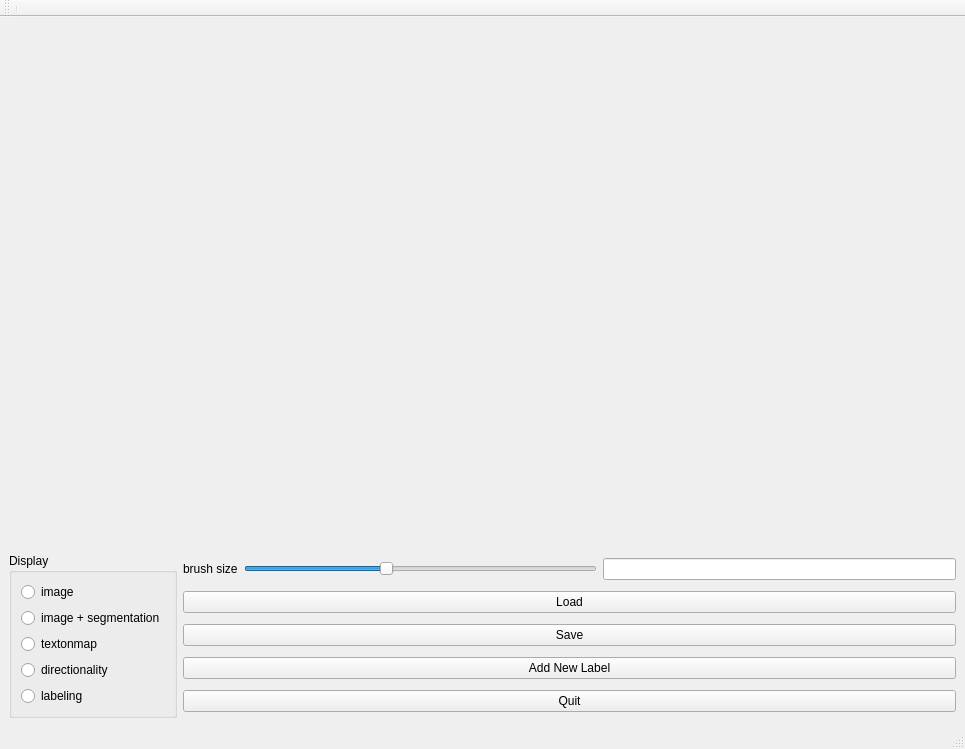
<?xml version="1.0" encoding="UTF-8"?>
<ui version="4.0">
 <class>BrainLabelingGui</class>
 <widget class="QMainWindow" name="BrainLabelingGui">
  <property name="geometry">
   <rect>
    <x>0</x>
    <y>0</y>
    <width>965</width>
    <height>749</height>
   </rect>
  </property>
  <property name="sizePolicy">
   <sizepolicy hsizetype="Expanding" vsizetype="Expanding">
    <horstretch>0</horstretch>
    <verstretch>0</verstretch>
   </sizepolicy>
  </property>
  <property name="windowTitle">
   <string>BrainLabelingGui</string>
  </property>
  <widget class="QWidget" name="centralwidget">
   <property name="sizePolicy">
    <sizepolicy hsizetype="Expanding" vsizetype="Expanding">
     <horstretch>0</horstretch>
     <verstretch>0</verstretch>
    </sizepolicy>
   </property>
   <layout class="QVBoxLayout" name="verticalLayout">
    <property name="sizeConstraint">
     <enum>QLayout::SetNoConstraint</enum>
    </property>
    <item>
     <widget class="MplWidget" name="canvaswidget" native="true">
      <property name="sizePolicy">
       <sizepolicy hsizetype="Expanding" vsizetype="Expanding">
        <horstretch>0</horstretch>
        <verstretch>0</verstretch>
       </sizepolicy>
      </property>
      <property name="contextMenuPolicy">
       <enum>Qt::CustomContextMenu</enum>
      </property>
     </widget>
    </item>
    <item>
     <layout class="QHBoxLayout" name="horizontalLayout">
      <item>
       <layout class="QGridLayout" name="labelsLayout"/>
      </item>
      <item>
       <widget class="QGroupBox" name="display_groupBox">
        <property name="title">
         <string>Display</string>
        </property>
        <layout class="QVBoxLayout" name="verticalLayout_2">
         <item>
          <widget class="QRadioButton" name="img_radioButton">
           <property name="text">
            <string>image</string>
           </property>
          </widget>
         </item>
         <item>
          <widget class="QRadioButton" name="imgSeg_radioButton">
           <property name="text">
            <string>image + segmentation</string>
           </property>
          </widget>
         </item>
         <item>
          <widget class="QRadioButton" name="textonmap_radioButton">
           <property name="text">
            <string>textonmap</string>
           </property>
          </widget>
         </item>
         <item>
          <widget class="QRadioButton" name="dirmap_radioButton">
           <property name="text">
            <string>directionality</string>
           </property>
          </widget>
         </item>
         <item>
          <widget class="QRadioButton" name="labeling_radioButton">
           <property name="text">
            <string>labeling</string>
           </property>
          </widget>
         </item>
        </layout>
       </widget>
      </item>
      <item>
       <layout class="QVBoxLayout" name="buttonsLayout">
        <item>
         <layout class="QHBoxLayout" name="horizontalLayout_2">
          <item>
           <widget class="QLabel" name="label">
            <property name="text">
             <string>brush size</string>
            </property>
           </widget>
          </item>
          <item>
           <widget class="QSlider" name="brushSizeSlider">
            <property name="maximum">
             <number>50</number>
            </property>
            <property name="value">
             <number>20</number>
            </property>
            <property name="orientation">
             <enum>Qt::Horizontal</enum>
            </property>
            <property name="invertedControls">
             <bool>false</bool>
            </property>
            <property name="tickPosition">
             <enum>QSlider::NoTicks</enum>
            </property>
           </widget>
          </item>
          <item>
           <widget class="QLineEdit" name="brushSizeEdit">
            <property name="text">
             <string/>
            </property>
           </widget>
          </item>
         </layout>
        </item>
        <item>
         <widget class="QPushButton" name="loadButton">
          <property name="enabled">
           <bool>true</bool>
          </property>
          <property name="text">
           <string>Load</string>
          </property>
          <property name="checkable">
           <bool>false</bool>
          </property>
          <property name="default">
           <bool>false</bool>
          </property>
          <property name="flat">
           <bool>false</bool>
          </property>
         </widget>
        </item>
        <item>
         <widget class="QPushButton" name="saveButton">
          <property name="text">
           <string>Save</string>
          </property>
         </widget>
        </item>
        <item>
         <widget class="QPushButton" name="newLabelButton">
          <property name="text">
           <string>Add New Label</string>
          </property>
         </widget>
        </item>
        <item>
         <widget class="QPushButton" name="quitButton">
          <property name="text">
           <string>Quit</string>
          </property>
         </widget>
        </item>
       </layout>
      </item>
     </layout>
    </item>
   </layout>
  </widget>
  <widget class="QStatusBar" name="statusbar"/>
  <widget class="QMenuBar" name="menubar">
   <property name="geometry">
    <rect>
     <x>0</x>
     <y>0</y>
     <width>965</width>
     <height>25</height>
    </rect>
   </property>
  </widget>
  <widget class="QToolBar" name="toolBar">
   <property name="windowTitle">
    <string>toolBar</string>
   </property>
   <attribute name="toolBarArea">
    <enum>TopToolBarArea</enum>
   </attribute>
   <attribute name="toolBarBreak">
    <bool>false</bool>
   </attribute>
   <addaction name="separator"/>
  </widget>
 </widget>
 <customwidgets>
  <customwidget>
   <class>MplWidget</class>
   <extends>QWidget</extends>
   <header>mplwidget.h</header>
   <container>1</container>
  </customwidget>
 </customwidgets>
 <resources/>
 <connections/>
</ui>
